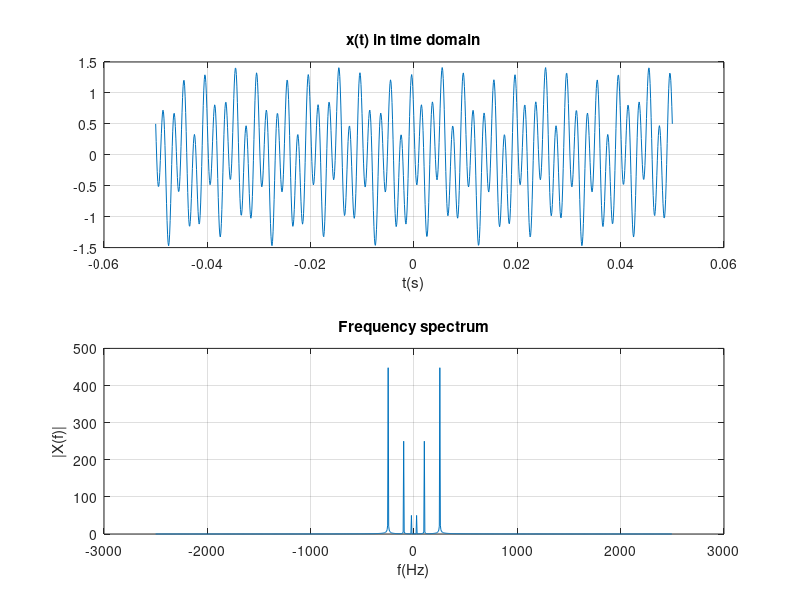
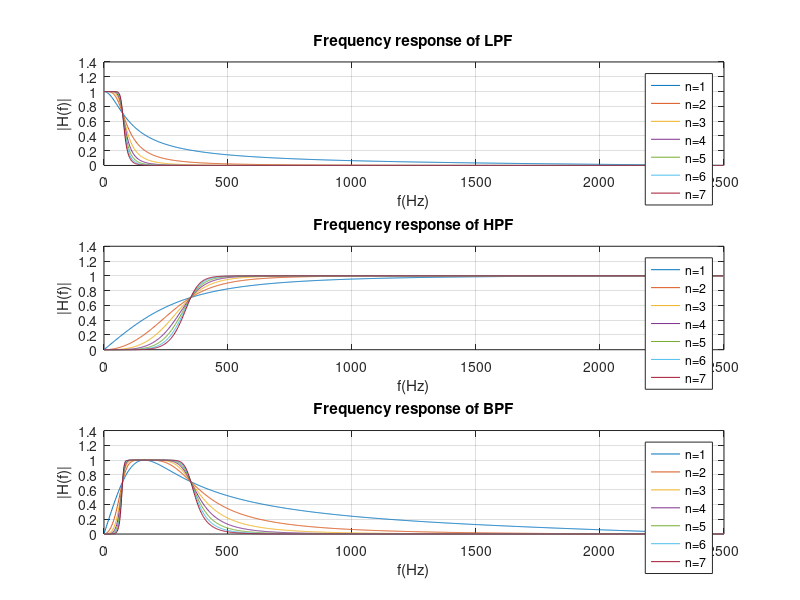
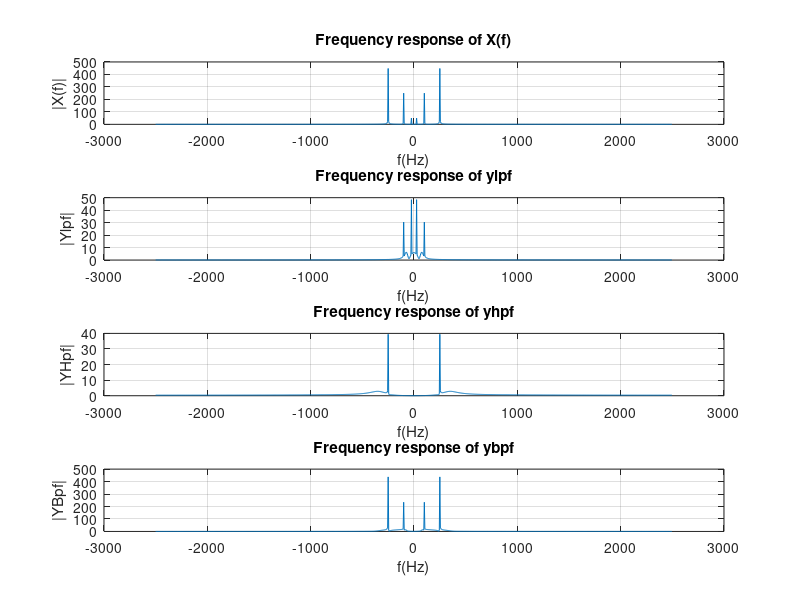

Source code (MATLAB) for these figures, in order:
clc;close all;clear all;

%9.1 and 9.2

f1=50;

f2=200;

f3=500;

Fs=5000;

t=linspace(-0.05,0.05,1000);

x=(0.1*sin(2*pi*f1*t))+(0.5*cos(2*pi*f2*t))-(0.9*sin(2*pi*f3*t));

N=length(x);

figure;

subplot(211)

plot(t,x);grid;xlabel('t(s)')

title('x(t) in time domain')

f=-Fs/2:Fs/N:(Fs/2)-(Fs/N);

subplot(212)

plot(f,abs(fftshift(fft(x))))

grid;xlabel('f(Hz)')

ylabel('x(t)')

ylabel('|X(f)|')

title('Frequency spectrum')



%9.3 ,4,5,6

figure;

subplot(311)

for n=1:7

fc=75;

wc=2*fc/Fs;

[b a]=butter(n,wc);

[H f]=freqz(b,a,1024,Fs);

plot(f,abs(H));hold on;

end

ylpf=filter(b,a,x);

xlabel('f(Hz)');grid;

ylabel('|H(f)|')

title('Frequency response of LPF')

legend('n=1','n=2','n=3','n=4','n=5','n=6','n=7')

subplot(312)

for n=1:7

fc=350;

wc=2*fc/Fs;

[b a]=butter(n,wc,'high');

[H f]=freqz(b,a,1024,Fs);

plot(f,abs(H));hold on;

end

yhpf=filter(b,a,x);

xlabel('f(Hz)');grid;

legend('n=1','n=2','n=3','n=4','n=5','n=6','n=7')

ylabel('|H(f)|')

title('Frequency response of HPF')

legend('n=1','n=2','n=3','n=4','n=5','n=6','n=7')

subplot(313)

for n=1:7

fc=[75 350];

wc=2*fc/Fs;

[b a]=butter(n,wc,'bandpass');

[H f]=freqz(b,a,1024,Fs);

plot(f,abs(H));hold on;

end

ybpf=filter(b,a,x);

xlabel('f(Hz)');grid;

ylabel('|H(f)|')

title('Frequency response of BPF')

legend('n=1','n=2','n=3','n=4','n=5','n=6','n=7')



%.9.7 and 9.8

figure;

f=-Fs/2:Fs/N:(Fs/2)-(Fs/N);

subplot(411)

plot(f,abs(fftshift(fft(x))))

grid;xlabel('f(Hz)')

ylabel('|X(f)|')

title('Frequency response of X(f)')

subplot(412)

plot(f,abs(fftshift(fft(ylpf))))

grid;xlabel('f(Hz)')

ylabel('|Ylpf|')

title('Frequency response of ylpf')

subplot(413)

plot(f,abs(fftshift(fft(yhpf))))

grid;xlabel('f(Hz)')

ylabel('|YHpf|')

title('Frequency response of yhpf')

subplot(414)

plot(f,abs(fftshift(fft(ybpf))))

grid;xlabel('f(Hz)')

ylabel('|YBpf|')

title('Frequency response of ybpf')